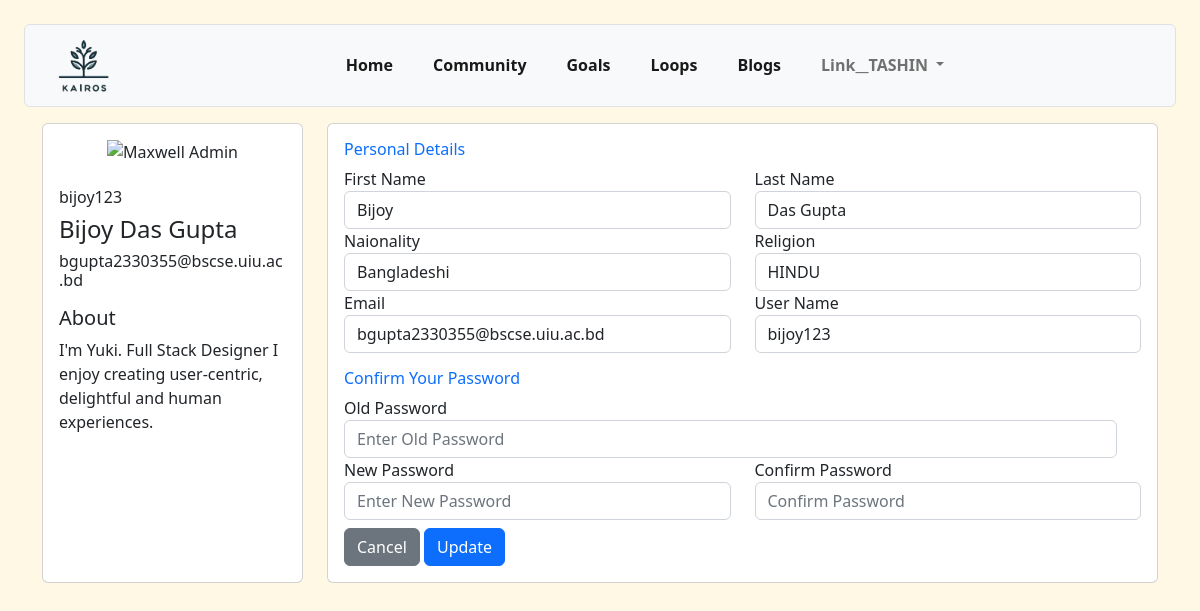
/Profile/editProfile.php, run on the app's committed database.
### tables this page shows
CREATE TABLE `user_info` (
  `firstName` varchar(20) DEFAULT NULL,
  `lastName` varchar(20) DEFAULT NULL,
  `nationality` varchar(20) DEFAULT NULL,
  `userHandle` varchar(20) NOT NULL,
  `password` varchar(50) DEFAULT NULL,
  `mail` varchar(50) DEFAULT NULL,
  `religion` varchar(20) DEFAULT NULL,
  `joinDate` timestamp NOT NULL DEFAULT current_timestamp(),
  `about` varchar(500) NOT NULL
);

### Profile/editProfile.php (the view, shortened to what this page needs)
<?php
include('../Dashboard/connect_db.php');
$firstName = $lastName = $nationality = $religion = $mail = $userHandle = $password = $confirmPassword = '';
if (isset($_GET['userHandle'])) {
    $userHandle = mysqli_real_escape_string($conn, $_GET['userHandle']);
    $sql = "SELECT firstName, lastName, nationality,religion, mail, userHandle
            FROM user_info
            WHERE userHandle = '$userHandle'; ";
    $result =  mysqli_query($conn, $sql);
    $userInfo = mysqli_fetch_all($result);
    mysqli_free_result($resultantLabel);
    mysqli_free_result($resultantNotes);
    mysqli_close($conn);
} else {
    $userHandle = mysqli_real_escape_string($conn, 'bijoy123');
    $sql = "SELECT firstName, lastName, nationality,religion, mail, userHandle
            FROM user_info
            WHERE userHandle = '$userHandle'; ";
    $result =  mysqli_query($conn, $sql);
    $userInfo = mysqli_fetch_all($result);
    $firstName = $userInfo[0][0];
    $lastName = $userInfo[0][1];
    $nationality = $userInfo[0][2];
    $religion = $userInfo[0][3];
    $mail = $userInfo[0][4];
    $userHandle = $userInfo[0][5];
}
?>
<!DOCTYPE html>
<html lang="en">
<head>
    <link rel="stylesheet" href="editProfile.php">
    <link rel="stylesheet" href="../Dashboard/style.css">
    <link href="https://cdn.jsdelivr.net/npm/bootstrap@5.2.3/dist/css/bootstrap.min.css" rel="stylesheet">
</head>
<body>
    <?php include('/Kairos/Dashboard/navbar.php'); ?>
    <div class="container">
        <div class="row gutters">
            <div class="col-xl-3 col-lg-3 col-md-12 col-sm-12 col-12">
                <div class="card h-100">
                    <div class="card-body">
                        <div class="account-settings">
                            <div class="user-profile">
                                <div class="user-avatar d-flex justify-content-center mb-4">
                                    <img src="https://bootdey.com/img/Content/avatar/avatar7.png" alt="Maxwell Admin">
                                </div>
                                <h6 class="user-name">
                                    <?php echo htmlspecialchars($userHandle); ?>
                                </h6>
                                <h4 class="user-name">
                                    <?php echo htmlspecialchars($firstName . " " . $lastName); ?>
                                </h4>
                                <h6 class="user-email">
                                    <?php echo htmlspecialchars($mail); ?>
                                </h6>
                            </div>
                            <div class="about mt-3">
                                <h5>About</h5>
                                <p>I'm Yuki. Full Stack Designer I enjoy creating user-centric, delightful and human experiences.</p>
                            </div>
                        </div>
                    </div>
                </div>
            </div>
            <div class="col-xl-9 col-lg-9 col-md-12 col-sm-12 col-12">
                <form action="editProfile.php" method="POST">
                    <div class="card h-100">
                        <div class="card-body">
                            <div class="row gutters">
                                <div class="col-xl-12 col-lg-12 col-md-12 col-sm-12 col-12">
                                    <h6 class="mb-2 text-primary">Personal Details</h6>
                                </div>
                                <div class="col-xl-6 col-lg-6 col-md-6 col-sm-6 col-12">
                                    <div class="form-group">
                                        <label for="fullName">First Name</label>
                                        <input type="text" name="firstname" class="form-control" id="fullName" placeholder="First name" value="<?php echo htmlspecialchars($firstName) ?>">
                                    </div>
                                </div>
                                <div class="col-xl-6 col-lg-6 col-md-6 col-sm-6 col-12">
                                    <div class="form-group">
                                        <label for="fullName">Last Name</label>
                                        <input type="text" name="lastName" class="form-control" id="fullName" placeholder="Last name" value="<?php echo htmlspecialchars($lastName) ?>">
                                    </div>
                                </div>
                                <div class="col-xl-6 col-lg-6 col-md-6 col-sm-6 col-12">
                                    <div class="form-group">
                                        <label for="fullName">Naionality</label>
                                        <input type="text" name="nationality" class="form-control" id="fullName" placeholder="Naionality" value="<?php echo htmlspecialchars($nationality) ?>">
                                    </div>
                                </div>
                                <div class="col-xl-6 col-lg-6 col-md-6 col-sm-6 col-12">
                                    <div class="form-group">
                                        <label for="fullName">Religion</label>
                                        <input type="text" name="religion" class="form-control" id="fullName" placeholder="Religion" value="<?php echo htmlspecialchars($religion) ?>">
                                    </div>
                                </div>
                                <div class="col-xl-6 col-lg-6 col-md-6 col-sm-6 col-12">
                                    <div class="form-group">
                                        <label for="eMail">Email</label>
                                        <input type="email" name="mail" class="form-control" id="eMail" placeholder="Email" value="<?php echo htmlspecialchars($mail) ?>">
                                    </div>
                                </div>
                                <div class="col-xl-6 col-lg-6 col-md-6 col-sm-6 col-12">
                                    <div class="form-group">
                                        <label for="fullName">User Name</label>
                                        <input type="text" name="userHandle" class="form-control" id="fullName" placeholder="User Name" value="<?php echo htmlspecialchars($userHandle) ?>">
                                    </div>
                                </div>
                            </div>
                            <div class="row gutters">
                                <div class="col-xl-12 col-lg-12 col-md-12 col-sm-12 col-12">
                                    <h6 class="mt-3 mb-2 text-primary">Confirm Your Password</h6>
                                </div>
                                <div class="row gutters">
                                    <div class="col-12">
                                        <div class="form-group">
                                            <label for="Street">Old Password</label>
                                            <input type="password" class="form-control" id="Street" placeholder="Enter Old Password">
                                        </div>
                                    </div>
                                </div>
                                <div class="col-xl-6 col-lg-6 col-md-6 col-sm-6 col-12">
                                    <div class="form-group">
                                        <label for="Street">New Password</label>
                                        <input type="password" class="form-control" id="Street" placeholder="Enter New Password">
                                    </div>
                                </div>
                                <div class="col-xl-6 col-lg-6 col-md-6 col-sm-6 col-12">
                                    <div class="form-group">
                                        <label for="ciTy">Confirm Password</label>
                                        <input type="password" class="form-control" id="ciTy" placeholder="Confirm Password">
                                    </div>
                                </div>
                            </div>
                            <div class="row gutters mt-2">
                                <div class="col-xl-12 col-lg-12 col-md-12 col-sm-12 col-12">
                                    <div class="text-right">
                                        <button type="button" id="submit" name="submit" class="btn btn-secondary">Cancel</button>
                                        <button type="button" id="update" name="update" class="btn btn-primary">Update</button>
                                    </div>
                                </div>
                            </div>
                        </div>
                    </div>
                </form>
            </div>
        </div>
    </div>
</body>
</html>

### Dashboard/style.css (style rules this page uses)
* { margin: 0; padding: 0; }

### data on the page
user_info: userHandle "bijoy123", firstName+lastName "Bijoy Das Gupta", mail "bgupta2330355@bscse.uiu.ac.bd", firstname "Bijoy", lastName "Das Gupta", nationality "Bangladeshi", religion "HINDU"
